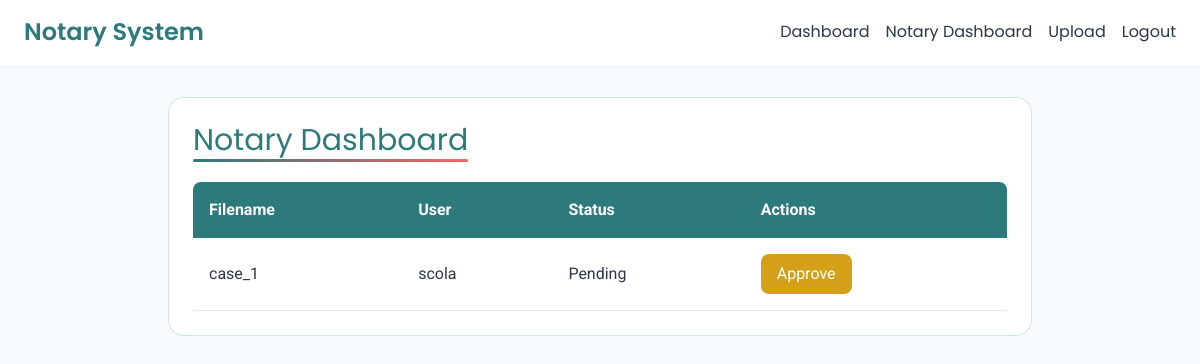
Page /notary/dashboard (signed in) on the committed database.
### app/models.py (models this page shows, shortened)
class Document(db.Model):
    id = db.Column(db.Integer, primary_key=True)
    filename = db.Column(db.String(256), nullable=False)
    filepath = db.Column(db.String(512), nullable=False)
    status = db.Column(db.String(50), default='pending')
    uploaded_at = db.Column(db.DateTime, default=datetime.utcnow)
    user_id = db.Column(db.Integer, db.ForeignKey('user.id'), nullable=False)
    notary_id = db.Column(db.Integer, db.ForeignKey('user.id'), nullable=True)

class User(UserMixin, db.Model):
    id = db.Column(db.Integer, primary_key=True)
    username = db.Column(db.String(64), unique=True, nullable=False)
    email = db.Column(db.String(120), unique=True, nullable=False)
    password_hash = db.Column(db.String(256), nullable=False)
    is_notary = db.Column(db.Boolean, default=False)
    documents = db.relationship('Document', backref='user', lazy=True, foreign_keys='Document.user_id')

### app/routes/notary.py (the view)
@bp.route('/notary/dashboard')
@login_required
def dashboard():
    if not current_user.is_notary:
        flash('Access denied.', 'danger')
        return redirect(url_for('document.dashboard'))
    documents = Document.query.filter((Document.notary_id == current_user.id) | (Document.notary_id == None)).all()
    return render_template('notary_dashboard.html', documents=documents)

### app/__init__.py (called while the page is built)
def create_app():
    app = Flask(__name__)
    app.config.from_object(Config)
    db.init_app(app)
    login_manager.init_app(app)
    login_manager.login_view = 'auth.login'
    from app.models import User
    @login_manager.user_loader
    def load_user(user_id):
        return User.query.get(int(user_id))
    os.makedirs(app.config['UPLOAD_FOLDER'], exist_ok=True)
    from app.routes import auth, document, notary
    app.register_blueprint(auth.bp)
    app.register_blueprint(document.bp)
    app.register_blueprint(notary.bp)
    with app.app_context():
        db.create_all()
    return app

### app/templates/notary_dashboard.html
{% extends "base.html" %}
{% block content %}
<div class="card bg-white p-6 rounded-2xl border border-teal/20">
    <h2 class="text-3xl font-poppins text-teal mb-6">Notary Dashboard</h2>
    {% if documents %}
        <div class="overflow-x-auto">
            <table class="w-full text-left">
                <thead>
                    <tr class="bg-teal text-white">
                        <th class="p-4 rounded-tl-lg">Filename</th>
                        <th class="p-4">User</th>
                        <th class="p-4">Status</th>
                        <th class="p-4 rounded-tr-lg">Actions</th>
                    </tr>
                </thead>
                <tbody>
                    {% for doc in documents %}
                    <tr class="table-row border-b border-light-gray/20">
                        <td class="p-4">{{ doc.filename }}</td>
                        <td class="p-4">{{ doc.user.username }}</td>
                        <td class="p-4 capitalize">{{ doc.status }}</td>
                        <td class="p-4 flex space-x-2">
                            {% if doc.notary_id is none %}
                                <a href="{{ url_for('notary.assign', document_id=doc.id) }}" class="bg-teal text-white px-4 py-2 rounded-lg hover:bg-coral transition-colors">Assign</a>
                            {% elif doc.notary_id == current_user.id and doc.status == 'pending' %}
                                <a href="{{ url_for('notary.approve', document_id=doc.id) }}" class="bg-gold text-white px-4 py-2 rounded-lg hover:bg-coral transition-colors">Approve</a>
                            {% endif %}
                        </td>
                    </tr>
                    {% endfor %}
                </tbody>
            </table>
        </div>
    {% else %}
        <p class="text-light-gray">No documents available.</p>
    {% endif %}
</div>
{% endblock %}

### app/static/css/style.css (style rules this page uses)
body { background-image: url('/static/images/inaki-del-olmo-NIJuEQw0RKg-unsplash.jpg'); background-size: cover; background-position: center; background-repeat: no-repeat; background-attachment: fixed; font-family: 'Roboto', sans-serif; color: #2D3748; min-height: 100vh; position: relative; }
body::before { content: ''; position: absolute; top: 0; left: 0; width: 100%; height: 100%; z-index: -1; }
.card { animation: fadeIn 0.6s ease-out; transition: transform 0.3s, box-shadow 0.3s; }
h2 { position: relative; display: inline-block; }
h2::after { content: ''; position: absolute; bottom: -4px; left: 0; width: 100%; height: 3px; background: linear-gradient(90deg, #2C7A7B, #F56565); border-radius: 2px; }

### rows in the picture
Document: filename "case_1", user.username "scola", status "Pending"
